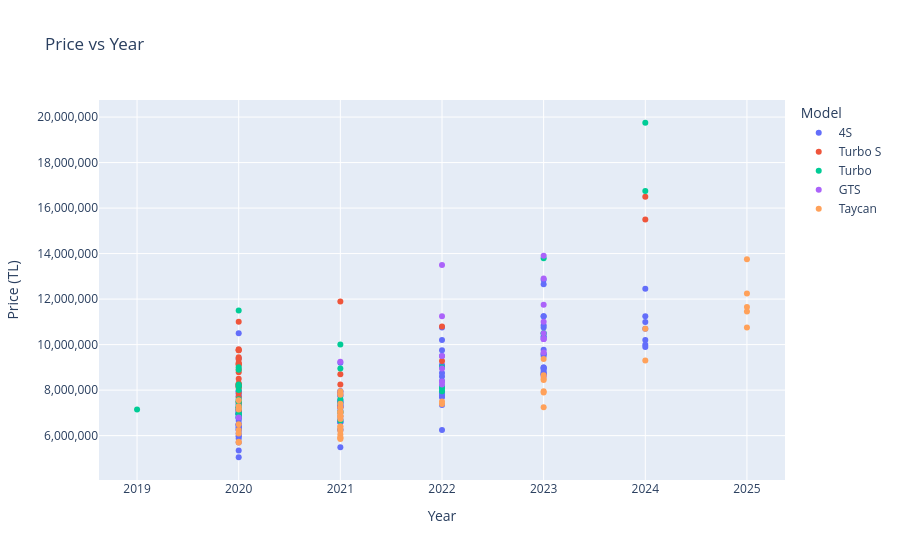

Notebook source saved alongside this figure:
### Code cell
# Price vs Year scatter
fig = px.scatter(
    df, x="year", y="price", color="model",
    hover_data=["km", "title", "sahibinden_id"],
    title="Price vs Year",
    labels={"year": "Year", "price": "Price (TL)", "model": "Model"}
)
fig.update_layout(yaxis_tickformat=",.0f")
fig.show()

### Figure 1 — Plotly figure (JSON) as saved in the notebook; plotly's stock layout.template omitted (floating-point values rounded to 4 significant figures; data arrays with more than 128 entries replaced by an {"elided": "..."} marker saying what was removed)
{"data": [{"customdata": {"elided": "121x3 mixed values"}, "hovertemplate": "Model=4S<br>Year=%{x}<br>Price (TL)=%{y}<br>km=%{customdata[0]}<br>title=%{customdata[1]}<br>sahibinden_id=%{customdata[2]}<extra></extra>", "legendgroup": "4S", "marker": {"color": "#636efa", "symbol": "circle"}, "mode": "markers", "name": "4S", "orientation": "v", "showlegend": true, "type": "scatter", "x": [2022, 2021, 2020, 2023, 2020, 2022, 2020, 2020, 2023, 2020, 2020, 2023, 2020, 2022, 2020, 2021, 2021, 2020, 2020, 2024, 2020, 2020, 2020, 2021, 2021, 2022, 2020, 2020, 2020, 2023, 2021, 2020, 2023, 2022, 2020, 2020, 2020, 2023, 2021, 2022, 2021, 2021, 2020, 2022, 2023, 2021, 2022, 2024, 2021, 2020, 2022, 2020, 2020, 2021, 2020, 2021, 2023, 2023, 2020, 2023, 2021, 2023, 2022, 2020, 2023, 2022, 2020, 2020, 2022, 2020, 2021, 2020, 2022, 2023, 2021, 2023, 2024, 2021, 2020, 2021, 2020, 2024, 2021, 2023, 2020, 2020, 2021, 2020, 2020, 2020, 2021, 2020, 2020, 2021, 2020, 2020, 2024, 2020, 2023, 2023, 2020, 2023, 2020, 2023, 2023, 2024, 2021, 2020, 2021, 2020, 2024, 2020, 2022, 2022, 2021, 2023, 2020, 2020, 2021, 2022, 2020], "xaxis": "x", "y": [9050000, 7100000, 7450000, 8700000, 7080000, 7690000, 7300000, 6940000, 8750000, 7750000, 6950000, 8800000, 10500000, 7750000, 6350000, 7320000, 7950000, 6950000, 6450000, 10999000, 7850000, 5990000, 6500000, 7400000, 6850000, 10750000, 6980000, 6450000, 6250000, 11250000, 6585000, 8250000, 12850000, 9750000, 6800000, 6500000, 5875000, 10850000, 7300000, 7350000, 7460000, 7500000, 7150000, 8400000, 8999000, 6575000, 7950000, 10200000, 7490000, 6800000, 8080000, 7700000, 9400000, 7550000, 7157750, 5490000, 10350000, 10350000, 6950000, 9775000, 7750000, 8960000, 9500000, 6950000, 8900000, 9100000, 6250000, 5975000, 10200000, 7190000, 6650000, 7375000, 6250000, 8690000, 7950000, 8999000, 9995500, 7250000, 7050000, 7000000, 5350000, 11250000, 6250000, 10750000, 6650000, 7145000, 6725000, 6500000, 6950000, 5050000, 6275000, 6290000, 6100000, 9200000, 7950000, 6950000, 12450000, 6750000, 9575000, 11250000, 6965000, 9500000, 7150000, 12650000, 9600000, 10700000, 7250000, 7050000, 6600000, 6370000, 9890000, 6800000, 8600000, 8750000, 7350000, 8700000, 7250000, 7950000, 7750000, 7850000, 5699000], "yaxis": "y"}, {"customdata": [[6298, "SS MOTORS 2020 PORSCHE TAYCAN TURBO S-YOLCU EKRANI-DISTRONIC-360", "1035408352"], [43000, "TAYCAN TURBO S", "1104474154"], [14090, "ALBAYRAC 2020 TAYCAN TURBO S \"BOYASIZ, DEĞİŞENSİZ, SERAMİK FREN\"", "1120195391"], [90000, "ALKAN AŞ 2020 PORSCHE TAYCAN TURBO S-SOĞUTMA-YOLCU EKRAN-CHRONO", "1224389629"], [65000, "CAR~MEN MOTORS' Taycan Turbo S 761 hp", "1240822684"], [62000, "Bayi çıkışlı Hatasız Boyasız", "1256415916"], [58000, "MAS GRUP'TAN PORSCHE TAYCAN TURBO S- 761 HP DOĞUŞ HATASIZ", "1262317796"], [37500, "2020 MODEL TAYCAN TURBO S-27 DOĞUŞ GARANTİLİ-FUL-HATASIZ", "1263311669"], [6212, "PORSCHE TAYCAN TURBO S DOĞUŞ OTO BAYİ ÇIKIŞLI", "1264137042"], [14282, "TARGET MOTORS 2020 TAYCAN TURBO S 761 HP KARBON SERAMİK FREN", "1265273902"], [12000, "BAYİİ//12.000KM//ARKA AKS//BUZ MAVİ FAR//SERAMİK FREN//RACE TEXT", "1265739722"], [20000, "HATASIZ DÜŞÜK KM", "1271360223"], [6150, "EROĞLU / CARBON BODY KİT -ARKA AKS- TAYCAN TURBO S -BOSE", "1273775102"], [64000, "2021 PORSCHE TAYCAN TURBO S BAYİİ+AIRMATIC+AKS+SOĞUTMA+ISTMA+360", "1277399980"], [24804, "-MİSANO- 2020 PORSCHE TAYCAN TURBO S SERAMİK AİR SOĞUTMA BOSE", "1279983921"], [6001, "BAYİ 2024 PORSCHE TAYCAN TURBO S-CERAMİC-BOSE-VAKUM-21''-BOYASIZ", "1280431006"], [8375, "2024 MODEL Porsche Taycan Turbo S-BOSE-AKS-BAYİ-BOYASIZ", "1281103381"], [55000, "2020 MODEL PORSCHE TAYCAN TURBO S 761 HP BAYİ ÇIKIŞLI GARANTİLİ", "1281502529"], [59000, "HATASIZ / FULL+FULL ÖZEL SİPARİŞ / 2030 GARANTİLİ DOĞUŞ BAYİ ÇKŞ", "1283552285"], [65000, "2021 TAYCAN TURBO S/05-2027 GARANTİSİ DEVAM EDİYOR", "1286190159"], [96176, "NOBEL MOTORS 2020 PORSCHE TAYCAN TURBO S -BAYİ-GARANTİ-FULL-", "1286633466"], [89000, "2021 TAYCAN TURBO S 89.000 KM BOYA DEĞİŞEN TRAMER YOK", "1287356749"], [14750, "BAYİİ-14.750KM-TAYCAN TURBO S-KARBON-SERAMİK-HEADUP-YOLCU EK.", "1291796563"], [6001, "ULU MOTORS TR'TEK/FULL OPSİYON/BAYİ/TURBO S/CARBON JANT/5000KM", "1293071257"], [71000, "TAY-CAN-ACAR-Türkiye ye gelmiş EN DOLU TURBO S", "1293981524"], [17812, "SS MOTORS 2020 TAYCAN TURBO S-SERAMİK FREN-MASAJ-17.812 KM-BAYİ", "1294538949"], [61800, "-MAKINA VADI-2020 TAYCAN TURBO S CARBON PAKET-BURMESTER-HEAD UP-", "1294541584"], [79419, "-MAKINA VADI-2020 PORSCHE TAYCAN TURBO S-BURMESTER-MASAJ-", "1295547663"], [75850, "ERCAR MOTORS 2021 PORSCHE TAYCAN TURBO S YOLCU EKRANI-AIRMATIC", "1296512772"], [35000, "2020 TAYCAN TURBO S BURMESTER DİSTRONİK HEADUP SOĞUTMA SERAMİK", "1296726398"], [6100, "YENİKÖY MOTORS İZMİR - 2020 PORSCHE TAYCAN TURBO S - BAYİ", "1297133670"], [11000, "BAŞOĞLU OTOMOTİV\"TAYCAN TURBO S BAYİ AKBANK KK 6 TAKSİT İMKANI", "1297227102"], [17100, "SAYLAY MOTORS TAYCAN TURBO S 18.000 KM HATASIZ 761HP", "1297395873"], [16000, "'UZUNOĞLU' 2022 PORSCHE TAYCAN TURBO S 16.000 KM FULL DOĞUŞ ÇIK.", "1298727668"]], "hovertemplate": "Model=Turbo S<br>Year=%{x}<br>Price (TL)=%{y}<br>km=%{customdata[0]}<br>title=%{customdata[1]}<br>sahibinden_id=%{customdata[2]}<extra></extra>", "legendgroup": "Turbo S", "marker": {"color": "#EF553B", "symbol": "circle"}, "mode": "markers", "name": "Turbo S", "orientation": "v", "showlegend": true, "type": "scatter", "x": [2020, 2020, 2020, 2020, 2020, 2020, 2020, 2020, 2022, 2020, 2020, 2020, 2021, 2021, 2020, 2024, 2024, 2020, 2020, 2021, 2020, 2021, 2020, 2020, 2020, 2020, 2020, 2020, 2021, 2020, 2020, 2020, 2020, 2022], "xaxis": "x", "y": [9750000, 11000000, 8790000, 7700000, 7875000, 8150000, 8250000, 9450000, 10800000, 9200000, 9150000, 8300000, 11900000, 7850000, 8200000, 16500000, 15500000, 8100000, 8150000, 8250000, 7100000, 7250000, 9355555, 9800000, 8250000, 9150000, 7450000, 7500000, 8700000, 8495000, 9750000, 8900000, 9100000, 9275000], "yaxis": "y"}, {"customdata": [[15000, "YENİKÖY MOTORS 2020 PORSCHE TAYCAN TURBO - PDCC -MASAJ-DISTRONIC", "1050985527"], [47000, "DOĞUŞ GARANTİLİ 2020 TAYCAN TURBO-GECE GRŞ-PDCC-BRMSTR-AIRMTC", "1051733437"], [40000, "-VEGAS MOTORS-2020PORSCHE TAYCAN TURBOS BRABUS A.AKS SERAMİK AİR", "1078270616"], [28502, "ARMA İZMİR - 2020 PORSCHE TAYCAN TURBO - BAYİ", "1163762448"], [85000, "Son Fiyat Kaçırma | Yeniköy Motors Çıkışlı | 2027 Doğuş Garantil", "1180047453"], [50100, "2021PORSCHE TAYCN PERFRMNCE PLUSBAYİ 571HP 22KW HATASIZ%20 KDV", "1236616610"], [6500, "*K.KARTINA 12 TAKSİT*_2020 PORSCHE TAYCAN TURBO", "1260937834"], [46000, "Taycan Turbo 680hp Arka Aks C.Tavan 21 Jant Soğutma Tramersiz", "1262163674"], [68000, "2020 PORSCHE TAYCAN TURBO 680HP-A.AKS-SOĞUTMA -Y.EKRAN-21'BOYASIZ", "1265003301"], [70000, "2022/BAYİİ/PERFORMANS PLUS/CHRONO/AİR/BOSE/SOĞUTMA/2028 GARANTİ", "1269079264"], [51000, "BAYİ - TAYCAN TURBO - HATASIZ - 51.000 KM - 12 AYA VARAN VADE", "1270602179"], [63000, "BARBOSS'DAN PORSCHE TAYCAN TURBO -ARKA AKS-GECE GÖRÜŞ-AIRMTC", "1272750146"], [26000, "İLK SAHİBİNDEN BAYİ , SIFIRDAN FARKSIZ PERF.PLUS , BOSE , AIR", "1272791042"], [50000, "2021/BOSE SES//ISITMALI DİREKSİYON/İÇİ KIRMIZI//HATASIZ//İTHAL", "1273986553"], [66000, "2020 PORSCHE TAYCAN TURBO AIRMATIC+CHRONO+SO ĞUTMA+ISITMA+360+", "1278245818"], [32180, "ATLAS GROUP TAN ARKA AKS 680 HP HATASIZZ", "1278645847"], [8449, "BARAN MOTORS 2021 TAYCAN TURBO BAYİİ BOYASIZ AKS SOĞUTMA", "1278730211"], [58500, "ARKA AKS-AİRMATİC-360K-BOSE-SOĞUTMA-ARKA KLİMA-21 JANT-D.ISITMA", "1280111265"], [18504, "SS MOTORS 2024 TAYCAN TURBO-PERFORMANCE+-SPORTDESIGN-884HP-BAYİ", "1285704385"], [49000, "BEYOĞLU~BAYİ~CAM TAVN~SOĞUTMA~5B ÖLGE~AİRMATİC~ 2022~YOLCU EKRANI", "1286878334"], [49000, "PORSCHE TAYCAN TURBO 2022 680HP İTHAL", "1287838990"], [39500, "2023/PORSCHE/TAYCAN/530HP/LOGOLU SPOR KLTK/AİRMATİC/", "1289217445"], [25274, "SS MOTORS 2020 TAYCAN TURBO-YOLCU EKRANI-BOSE-360 °-25.274KM-BAYİ", "1289438278"], [49500, "OZC MOTORS DAN 2020 TAYCAN TURBO 680HP KOL.SOĞ.+BOSE+AİR+21JANT", "1289879124"], [109000, "MODENA ETİLER 2020 TAYCAN TURBO-SPORTDESİGN-DİST.-SOĞ.-BOYASIZ", "1289939918"], [32000, "2020 BAYİ PORSCHE TAYCAN TURBO Y.EKRANI 360 SOGUTMA BOSE AİR", "1290904611"], [39800, "HATASIZ TAYCAN TURBO", "1294566036"], [29900, "TORNADO MOTORS ' DAN PERFORMANCE PLUS EKSTA DOLU", "1295040399"], [78000, "ES PREMIUM 2021 MODEL BAYİ '' 78 BİN KM '' BOYASIZ TURBO", "1295287762"], [18000, "2023 BAYİ TAYCAN TURBO BLACKBERRY SOGUTMA HEAD'UP Y.EKRANI BOSE", "1295398790"], [26000, "VINTAGE MOTORS BAYİ 2020 TAYCAN TURBO BURMESTER AIR TAM DOLU", "1295538016"], [6600, "YENİKÖY MOTORS 2024 PORSCHE TAYCAN TURBO-AKS-SOĞUTMA-VAKUM-BAYİ", "1295988689"], [48000, "HACILAR-2020 TAYCAN TURBO 680-HP BAYİ BOYASIZ UZATILMIŞ GARANTİ", "1296006771"], [27450, "EMA MOTORS\"2022 PORSCHE TAYCAN TURBO CROSS TURİSMO / 650 HP", "1296442981"], [29875, "Hatasız Turbo+Burmester+PDCC+Full+Full 29bin km", "1296957942"], [28500, "28.500 KM BAYİ GARANTİLİ TURBO HATASIZ", "1297302036"]], "hovertemplate": "Model=Turbo<br>Year=%{x}<br>Price (TL)=%{y}<br>km=%{customdata[0]}<br>title=%{customdata[1]}<br>sahibinden_id=%{customdata[2]}<extra></extra>", "legendgroup": "Turbo", "marker": {"color": "#00cc96", "symbol": "circle"}, "mode": "markers", "name": "Turbo", "orientation": "v", "showlegend": true, "type": "scatter", "x": [2020, 2020, 2020, 2020, 2019, 2021, 2020, 2020, 2020, 2022, 2021, 2020, 2021, 2021, 2020, 2020, 2021, 2020, 2024, 2022, 2022, 2023, 2020, 2020, 2020, 2020, 2020, 2023, 2021, 2023, 2020, 2024, 2020, 2022, 2020, 2021], "xaxis": "x", "y": [8175000, 8900000, 11500000, 7250000, 7150000, 7600000, 8180000, 7250000, 7000000, 8150000, 7050000, 9000000, 7450000, 7025000, 7600000, 7500000, 8950000, 6850000, 16750000, 8100000, 9000000, 10500000, 7500000, 6950000, 7250000, 7190000, 6950000, 10500000, 6650000, 13800000, 8000000, 19750000, 7350000, 7950000, 8250000, 10000000], "yaxis": "y"}, {"customdata": [[37200, "2022Mod.Porsche TAYCAN \"GTS\" 598HP/Sport Desing Carbon/Bose/BAYİ", "1159140050"], [20000, "HATASIZ BOYASIZ-DOLU-2023-PORSCHE TAYCAN GTS-ALCANTARA İÇ DİZAYN", "1196276876"], [57000, "HACILAR-2022 TAYCAN GTS 598-HP DOĞUŞ ÇIKIŞLI HATASIZ ÖZEL RENK", "1232719997"], [0, "BARAN MOTORS 2023 GTS SPORT DESIGN CARBON BOSE AKS MAGICSKY TVN", "1250084582"], [10000, "NİSPETİYE MOTORS 2022 PORSCHE TAYCAN GTS", "1262362687"], [32000, "SAYLAM 2022 TAYCAN GTS 598HP-ALCANTARA-AKS-BAYİ-HATASZ-Ö.SİPARİŞ", "1262419922"], [30000, "2023 GTS/BAYI CIKIS/SELECTED ALL OZEL SIPARIS ARAC/HATASIZ", "1273437355"], [39800, "'X-CLUSIVE' 2021 PORSCHE TAYCAN GTS-BAYİ-BOYASIZ -22ÇKŞLI-FUL+FUL", "1280471661"], [67500, "CAPITAL MOTORS-BOYASIZ BAYİ EXTRALI PERFORMANSPLUS GARANTİLİ", "1281312632"], [45000, "2023 TAYCAN GTS SKY TAVAN+SPORTDESIGN+SOGUTMA GARANTİLİ BAYİİ", "1284607303"], [12500, "2023 GTS-ARKA AKS-MASAJ-ISITMA SOĞUTMA-SKY TAVAN - 12.000 km", "1285513217"], [32000, "2023 PORCHE TAYCAN GTS (KISA SÜRELİĞİNE FİYAT GÜNCELLENMİŞTİR )", "1286756389"], [31937, "NARİN'DEN 2023 PORSCHE TAYCAN GTS BAYİ", "1290533928"], [40849, "VOSMER 2023 PORSCHE TAYCAN GTS 380 KW", "1290797628"], [50000, "2022 TAYCAN GTS BAYİ İÇ DIŞ ÖZEL RENK 3D SES HATASIZ", "1293778117"], [56000, "ARSEL34_ 2023 BAYİ PORSCHE TAYCAN GTS İÇİ KIRMIZI HATASIZ", "1294179544"], [85000, "2022 TAYCAN GTS 598HP YOLCU EKRAN BOSE AKS BAYİ HATASIZ FUL+FULL", "1295730261"], [10000, "AZİM ÇELİK- 2023 PORSCHE TAYCAN BAYİ GTS BOSE+ISITMA+SOĞUTMA", "1297339918"]], "hovertemplate": "Model=GTS<br>Year=%{x}<br>Price (TL)=%{y}<br>km=%{customdata[0]}<br>title=%{customdata[1]}<br>sahibinden_id=%{customdata[2]}<extra></extra>", "legendgroup": "GTS", "marker": {"color": "#ab63fa", "symbol": "circle"}, "mode": "markers", "name": "GTS", "orientation": "v", "showlegend": true, "type": "scatter", "x": [2022, 2023, 2022, 2023, 2022, 2022, 2023, 2021, 2020, 2023, 2023, 2023, 2023, 2023, 2022, 2023, 2022, 2023], "xaxis": "x", "y": [11250000, 10250000, 8250000, 13900000, 8375000, 9500000, 11750000, 9250000, 6799000, 10250000, 9650000, 10500000, 10250000, 11000000, 13500000, 8600000, 8950000, 12900000], "yaxis": "y"}, {"customdata": {"elided": "44x3 mixed values"}, "hovertemplate": "Model=Taycan<br>Year=%{x}<br>Price (TL)=%{y}<br>km=%{customdata[0]}<br>title=%{customdata[1]}<br>sahibinden_id=%{customdata[2]}<extra></extra>", "legendgroup": "Taycan", "marker": {"color": "#FFA15A", "symbol": "circle"}, "mode": "markers", "name": "Taycan", "orientation": "v", "showlegend": true, "type": "scatter", "x": [2021, 2021, 2025, 2021, 2021, 2020, 2023, 2021, 2021, 2021, 2024, 2025, 2024, 2021, 2025, 2021, 2021, 2020, 2021, 2023, 2021, 2023, 2021, 2021, 2023, 2020, 2025, 2023, 2025, 2021, 2020, 2020, 2023, 2023, 2022, 2020, 2021, 2022, 2020, 2021, 2020, 2021, 2020, 2021], "xaxis": "x", "y": [7050000, 6850000, 10750000, 7000000, 7050000, 6250000, 8495000, 5900000, 6050000, 6400000, 10700000, 12250000, 9299000, 6735000, 13750000, 7950000, 7400000, 7550000, 6850000, 7250000, 6400000, 9365000, 5850000, 5925000, 8445000, 7290000, 11650000, 7900000, 11450000, 6200000, 6500000, 5729750, 8650000, 7950000, 7500000, 5700000, 6865000, 7395000, 7150000, 7800000, 6095000, 7250000, 7200000, 6295000], "yaxis": "y"}], "layout": {"legend": {"title": {"text": "Model"}, "tracegroupgap": 0}, "title": {"text": "Price vs Year"}, "xaxis": {"anchor": "y", "domain": [0, 1], "title": {"text": "Year"}}, "yaxis": {"anchor": "x", "domain": [0, 1], "tickformat": ",.0f", "title": {"text": "Price (TL)"}}}}
